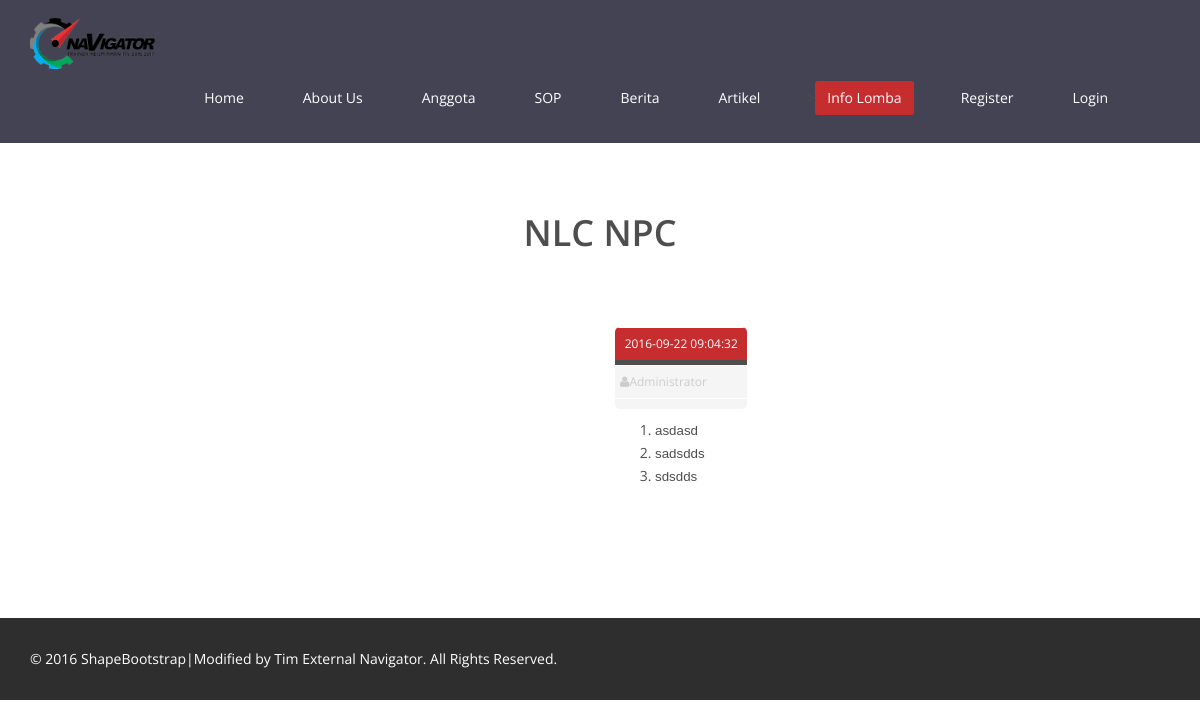
The page /index.php/lomba/detail/24 on the database as committed earlier.
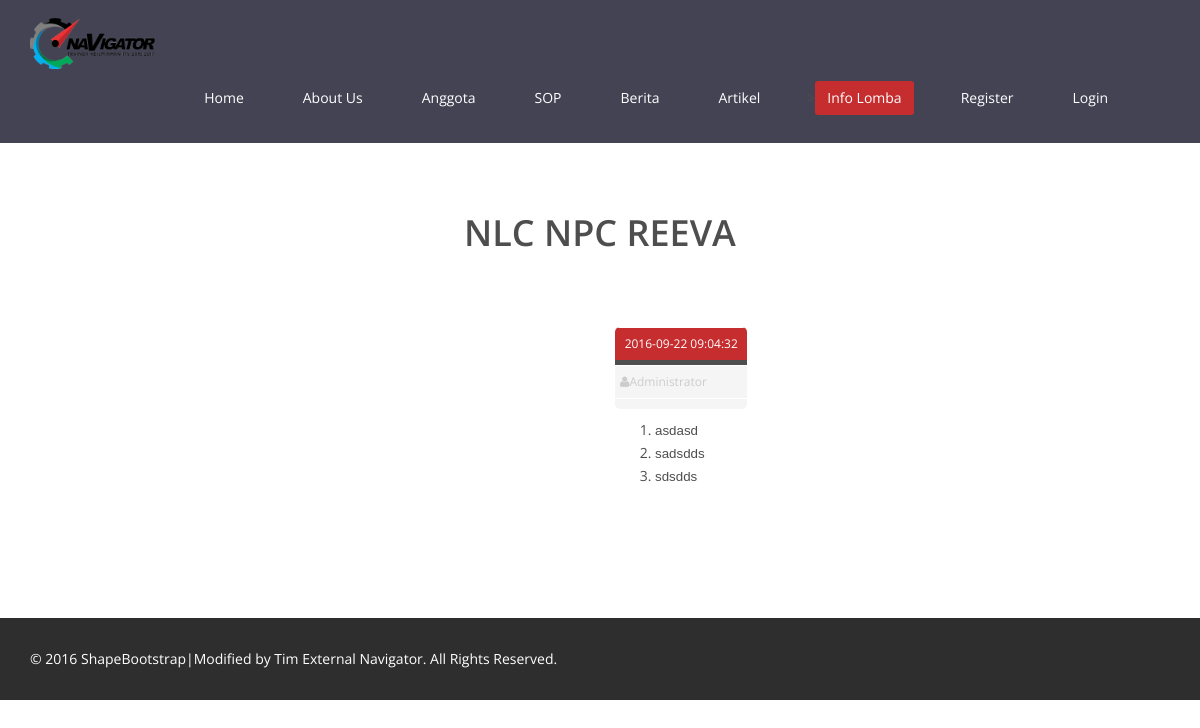
The same page on the database as committed later.
### tables this page shows
CREATE TABLE `artikel` (
  `id` int(11) NOT NULL AUTO_INCREMENT,
  `judul` varchar(200) DEFAULT NULL,
  `isi` text,
  `tanggal` datetime DEFAULT NULL,
  `kategori` varchar(50) DEFAULT NULL,
  `creator` int(11) DEFAULT NULL COMMENT 'fk id trainer',
  `foto` varchar(100) DEFAULT NULL,
  `hapus` int(1) DEFAULT '0',
  `jenis` int(11) DEFAULT NULL,
  PRIMARY KEY (`id`)
);

### application/controllers/Lomba.php (called while the page is built, shortened)
<?php
class Lomba extends CI_Controller {
	public function detail_lomba($id)
	{
		$this->load->model('Lomba_model');
		$data['aktif'] = "lomba";
		if($this->session->userdata('role') == 'user')
		{
			$data['authenticated'] = 3;
		}
		elseif($this->session->userdata('role') == 'admin')
		{
			$data['authenticated'] = 2;
		}
		elseif($this->session->userdata('role') == 'trainer')
		{
			$data['authenticated'] = 1;
		}
		else
		{
			$data['authenticated'] = 0;
		}
		$this->load->view('include/header', $data);
		$data['lomba'] = $this->Lomba_model->detail_lomba($id);
		$this->load->view('lomba/detail', $data);
		$this->load->view('include/footer');
	}
}

### index.php (called while the page is built, shortened)
<?php
require_once BASEPATH.'core/CodeIgniter.php';

### application/models/Lomba_model.php (called while the page is built, shortened)
<?php
Class Lomba_model extends CI_Model{
    public function detail_lomba($id)
    {
      $query = $this->db->get_where('artikel', array('id' => $id, 'jenis' => 3));
      $data = $query->result();
      return $data;
    }
}
?>

### application/views/lomba/detail.php (the view, shortened to what this page needs)
<?php foreach($lomba as $ar) { ?>
  <section id="blog" class="container">
    <div class="center">
      <h2><?php echo $ar->judul; ?></h2>
    </div>
    <div class="blog">
      <div class="row">
        <div class="col-md-10 col-md-offset-1 ">
          <div class="blog-item">
            <div class="row">
              <div class="col-md-6">
              </div>
              <div class="col-md-6">
                <div class="row">
                  <div class="col-md-4">
                    <div class="entry-meta">
                      <span id="publish_date"><?php echo $ar->tanggal; ?></span>
                      <span><i class="fa fa-user"></i>Administrator</span>
                      <span><i class=""></i><?php echo $ar->kategori ?></span>
                    </div>
                  </div>
                </div>
                <div class="row">
                  <div class="col-md-12">
                    <p> <?php echo $ar->isi; ?> </p>
                  </div>
                </div>
              </div>
            </div>
          </div>
        </div>
      </div>
    </div>
  </section>
  <?php } ?>

Rows that differ between the two databases and show on the page:
changed artikel "asdasd sadsdds sdsdds": judul "NLC NPC" → "NLC NPC REEVA"
